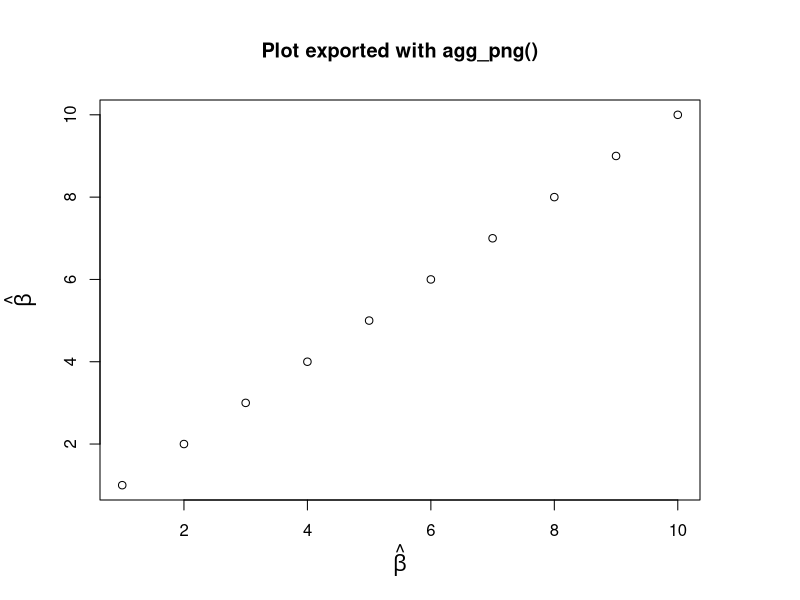
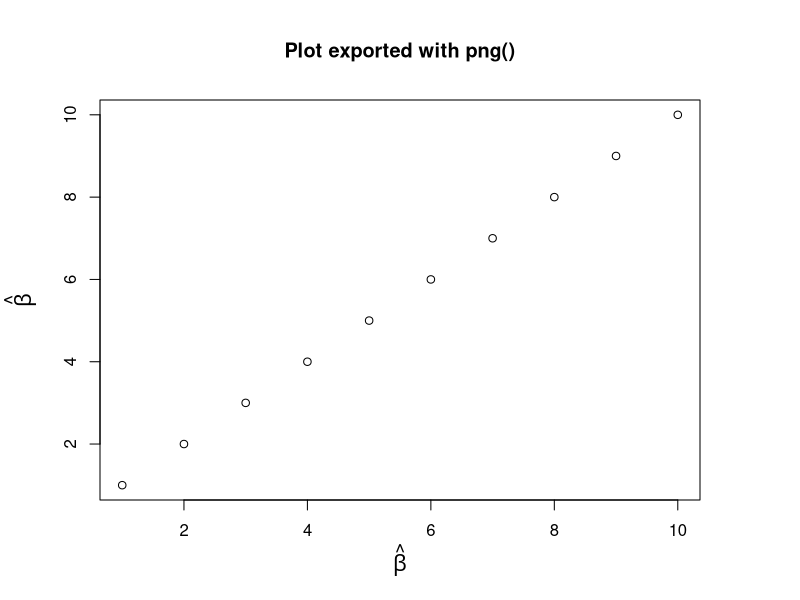
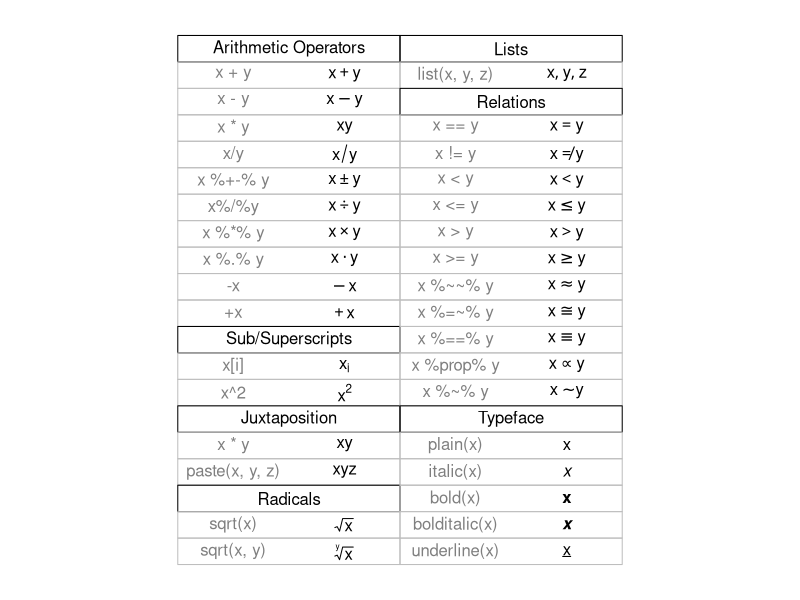
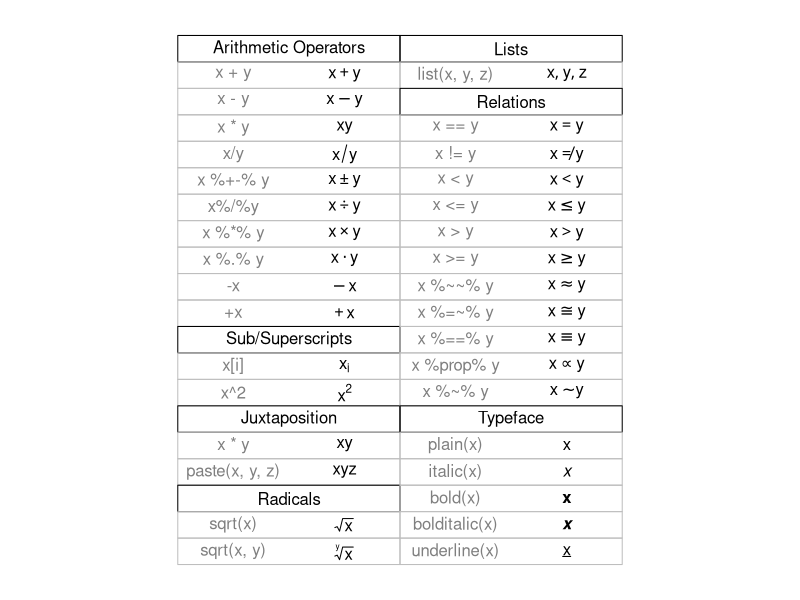
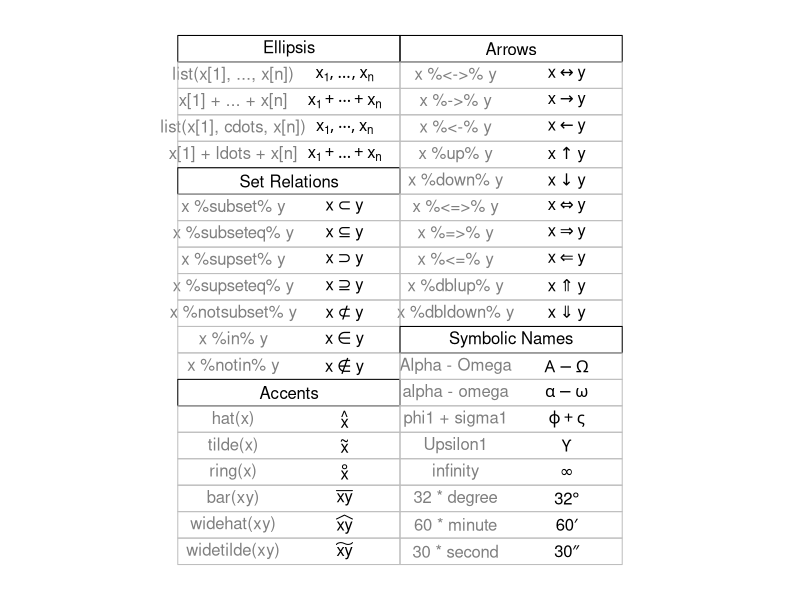
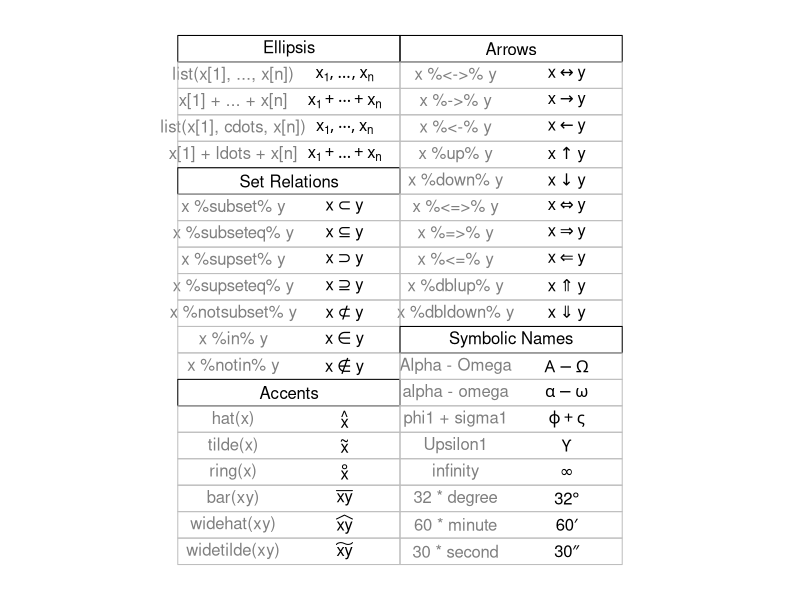
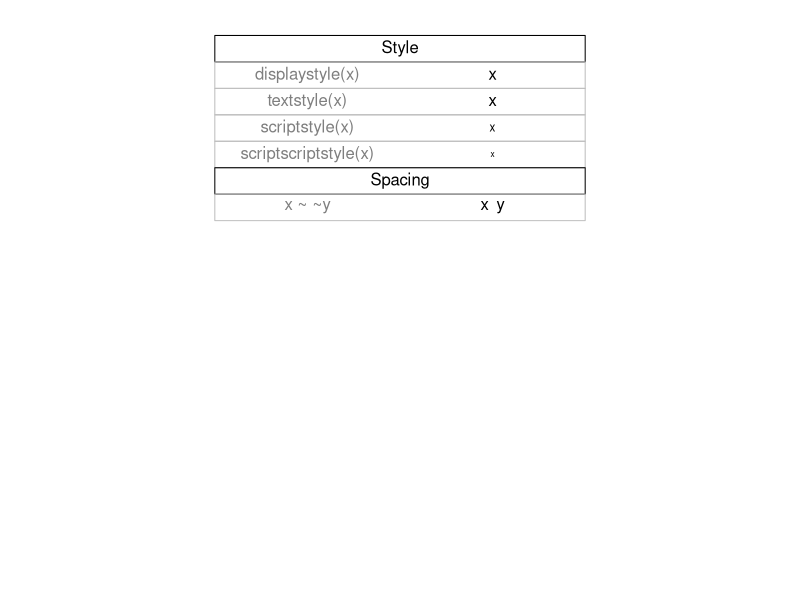
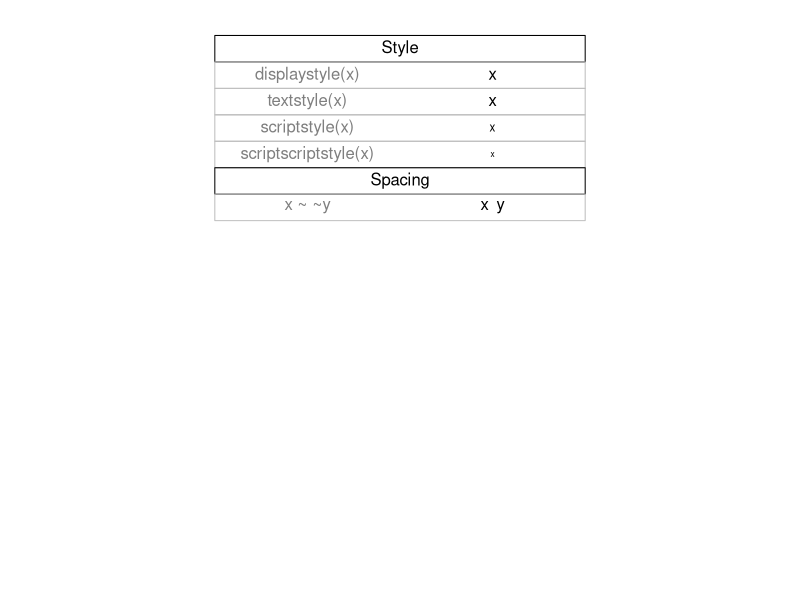

Write the R code that produced these figures, in order.
# Examples from grDevices::plotmath helpfil
if (Sys.info()['sysname'] == "Darwin") os <- "macos"
if (Sys.info()['sysname'] == "Linux") os <- "linux"
if (Sys.info()['sysname'] == "Windows") os <- "windows"

library(ragg)
library(glue)

systemfonts::register_variant("symbol", "Liberation Sans")

reso <- 300
scl <- reso/72

agg_png(glue('img/example-1-ragg-plot-{os}-liberationsans.png'), units = "px", res = reso, height = scl*480, width = scl*480)
par(mar = c(5, 5, 5, 5), cex.lab = 1.3)
plot(1:10, xlab = expression(hat(beta)), ylab = expression(hat(beta)))
title("Plot exported with agg_png()")
dev.off()

png(glue('img/example-1-png-plot-{os}-liberationsans.png'), units = "px", res = reso, height = scl*480, width = scl*480)
par(mar = c(5, 5, 5, 5), cex.lab = 1.3)
plot(1:10, xlab = expression(hat(beta)), ylab = expression(hat(beta)))
title("Plot exported with png()")
dev.off()

reso <- 300
scl <- reso/72

# demo 1
#  Copyright (C) 2002-2016 The R Core Team

require(datasets)
require(grDevices); require(graphics)

## --- "math annotation" in plots :

######
# create tables of mathematical annotation functionality
######
make.table <- function(nr, nc) {
  savepar <- par(mar=rep(0, 4), pty="s")
  plot(c(0, nc*2 + 1), c(0, -(nr + 1)),
       type="n", xlab="", ylab="", axes=FALSE)
  savepar
}

get.r <- function(i, nr) {
  i %% nr + 1
}

get.c <- function(i, nr) {
  i %/% nr + 1
}

draw.title.cell <- function(title, i, nr) {
  r <- get.r(i, nr)
  c <- get.c(i, nr)
  text(2*c - .5, -r, title)
  rect((2*(c - 1) + .5), -(r - .5), (2*c + .5), -(r + .5))
}

draw.plotmath.cell <- function(expr, i, nr, string = NULL) {
  r <- get.r(i, nr)
  c <- get.c(i, nr)
  if (is.null(string)) {
    string <- deparse(expr)
    string <- substr(string, 12, nchar(string) - 1)
  }
  text((2*(c - 1) + 1), -r, string, col="grey50")
  text((2*c), -r, expr, adj=c(.5,.5))
  rect((2*(c - 1) + .5), -(r - .5), (2*c + .5), -(r + .5), border="grey")
}

# demo 1 - ragg
nr <- 20
nc <- 2

agg_png(glue('img/demo-1-{os}-liberationsans.png'), units = "px", res = reso, height = scl*480, width = scl*480)
oldpar <- make.table(nr, nc)
i <- 0
draw.title.cell("Arithmetic Operators", i, nr); i <- i + 1
draw.plotmath.cell(expression(x + y), i, nr); i <- i + 1
draw.plotmath.cell(expression(x - y), i, nr); i <- i + 1
draw.plotmath.cell(expression(x * y), i, nr); i <- i + 1
draw.plotmath.cell(expression(x / y), i, nr); i <- i + 1
draw.plotmath.cell(expression(x %+-% y), i, nr); i <- i + 1
draw.plotmath.cell(expression(x %/% y), i, nr); i <- i + 1
draw.plotmath.cell(expression(x %*% y), i, nr); i <- i + 1
draw.plotmath.cell(expression(x %.% y), i, nr); i <- i + 1
draw.plotmath.cell(expression(-x), i, nr); i <- i + 1
draw.plotmath.cell(expression(+x), i, nr); i <- i + 1
draw.title.cell("Sub/Superscripts", i, nr); i <- i + 1
draw.plotmath.cell(expression(x[i]), i, nr); i <- i + 1
draw.plotmath.cell(expression(x^2), i, nr); i <- i + 1
draw.title.cell("Juxtaposition", i, nr); i <- i + 1
draw.plotmath.cell(expression(x * y), i, nr); i <- i + 1
draw.plotmath.cell(expression(paste(x, y, z)), i, nr); i <- i + 1
draw.title.cell("Radicals", i, nr); i <- i + 1
draw.plotmath.cell(expression(sqrt(x)), i, nr); i <- i + 1
draw.plotmath.cell(expression(sqrt(x, y)), i, nr); i <- i + 1
draw.title.cell("Lists", i, nr); i <- i + 1
draw.plotmath.cell(expression(list(x, y, z)), i, nr); i <- i + 1
draw.title.cell("Relations", i, nr); i <- i + 1
draw.plotmath.cell(expression(x == y), i, nr); i <- i + 1
draw.plotmath.cell(expression(x != y), i, nr); i <- i + 1
draw.plotmath.cell(expression(x < y), i, nr); i <- i + 1
draw.plotmath.cell(expression(x <= y), i, nr); i <- i + 1
draw.plotmath.cell(expression(x > y), i, nr); i <- i + 1
draw.plotmath.cell(expression(x >= y), i, nr); i <- i + 1
draw.plotmath.cell(expression(x %~~% y), i, nr); i <- i + 1
draw.plotmath.cell(expression(x %=~% y), i, nr); i <- i + 1
draw.plotmath.cell(expression(x %==% y), i, nr); i <- i + 1
draw.plotmath.cell(expression(x %prop% y), i, nr); i <- i + 1
draw.plotmath.cell(expression(x %~% y), i, nr); i <- i + 1
draw.title.cell("Typeface", i, nr); i <- i + 1
draw.plotmath.cell(expression(plain(x)), i, nr); i <- i + 1
draw.plotmath.cell(expression(italic(x)), i, nr); i <- i + 1
draw.plotmath.cell(expression(bold(x)), i, nr); i <- i + 1
draw.plotmath.cell(expression(bolditalic(x)), i, nr); i <- i + 1
draw.plotmath.cell(expression(underline(x)), i, nr); i <- i + 1
dev.off()

# demo 1 - png
nr <- 20
nc <- 2

png(glue('img/demo-1-{os}-png-liberationsans.png'), units = "px", res = reso, height = scl*480, width = scl*480)
oldpar <- make.table(nr, nc)
i <- 0
draw.title.cell("Arithmetic Operators", i, nr); i <- i + 1
draw.plotmath.cell(expression(x + y), i, nr); i <- i + 1
draw.plotmath.cell(expression(x - y), i, nr); i <- i + 1
draw.plotmath.cell(expression(x * y), i, nr); i <- i + 1
draw.plotmath.cell(expression(x / y), i, nr); i <- i + 1
draw.plotmath.cell(expression(x %+-% y), i, nr); i <- i + 1
draw.plotmath.cell(expression(x %/% y), i, nr); i <- i + 1
draw.plotmath.cell(expression(x %*% y), i, nr); i <- i + 1
draw.plotmath.cell(expression(x %.% y), i, nr); i <- i + 1
draw.plotmath.cell(expression(-x), i, nr); i <- i + 1
draw.plotmath.cell(expression(+x), i, nr); i <- i + 1
draw.title.cell("Sub/Superscripts", i, nr); i <- i + 1
draw.plotmath.cell(expression(x[i]), i, nr); i <- i + 1
draw.plotmath.cell(expression(x^2), i, nr); i <- i + 1
draw.title.cell("Juxtaposition", i, nr); i <- i + 1
draw.plotmath.cell(expression(x * y), i, nr); i <- i + 1
draw.plotmath.cell(expression(paste(x, y, z)), i, nr); i <- i + 1
draw.title.cell("Radicals", i, nr); i <- i + 1
draw.plotmath.cell(expression(sqrt(x)), i, nr); i <- i + 1
draw.plotmath.cell(expression(sqrt(x, y)), i, nr); i <- i + 1
draw.title.cell("Lists", i, nr); i <- i + 1
draw.plotmath.cell(expression(list(x, y, z)), i, nr); i <- i + 1
draw.title.cell("Relations", i, nr); i <- i + 1
draw.plotmath.cell(expression(x == y), i, nr); i <- i + 1
draw.plotmath.cell(expression(x != y), i, nr); i <- i + 1
draw.plotmath.cell(expression(x < y), i, nr); i <- i + 1
draw.plotmath.cell(expression(x <= y), i, nr); i <- i + 1
draw.plotmath.cell(expression(x > y), i, nr); i <- i + 1
draw.plotmath.cell(expression(x >= y), i, nr); i <- i + 1
draw.plotmath.cell(expression(x %~~% y), i, nr); i <- i + 1
draw.plotmath.cell(expression(x %=~% y), i, nr); i <- i + 1
draw.plotmath.cell(expression(x %==% y), i, nr); i <- i + 1
draw.plotmath.cell(expression(x %prop% y), i, nr); i <- i + 1
draw.plotmath.cell(expression(x %~% y), i, nr); i <- i + 1
draw.title.cell("Typeface", i, nr); i <- i + 1
draw.plotmath.cell(expression(plain(x)), i, nr); i <- i + 1
draw.plotmath.cell(expression(italic(x)), i, nr); i <- i + 1
draw.plotmath.cell(expression(bold(x)), i, nr); i <- i + 1
draw.plotmath.cell(expression(bolditalic(x)), i, nr); i <- i + 1
draw.plotmath.cell(expression(underline(x)), i, nr); i <- i + 1
dev.off()

# demo 2 - ragg
agg_png(glue('img/demo-2-{os}-liberationsans.png'), units = "px", res = reso, height = scl*480, width = scl*480)
# Need fewer, wider columns for ellipsis ...
nr <- 20
nc <- 2
make.table(nr, nc)
i <- 0
draw.title.cell("Ellipsis", i, nr); i <- i + 1
draw.plotmath.cell(expression(list(x[1], ..., x[n])), i, nr); i <- i + 1
draw.plotmath.cell(expression(x[1] + ... + x[n]), i, nr); i <- i + 1
draw.plotmath.cell(expression(list(x[1], cdots, x[n])), i, nr); i <- i + 1
draw.plotmath.cell(expression(x[1] + ldots + x[n]), i, nr); i <- i + 1
draw.title.cell("Set Relations", i, nr); i <- i + 1
draw.plotmath.cell(expression(x %subset% y), i, nr); i <- i + 1
draw.plotmath.cell(expression(x %subseteq% y), i, nr); i <- i + 1
draw.plotmath.cell(expression(x %supset% y), i, nr); i <- i + 1
draw.plotmath.cell(expression(x %supseteq% y), i, nr); i <- i + 1
draw.plotmath.cell(expression(x %notsubset% y), i, nr); i <- i + 1
draw.plotmath.cell(expression(x %in% y), i, nr); i <- i + 1
draw.plotmath.cell(expression(x %notin% y), i, nr); i <- i + 1
draw.title.cell("Accents", i, nr); i <- i + 1
draw.plotmath.cell(expression(hat(x)), i, nr); i <- i + 1
draw.plotmath.cell(expression(tilde(x)), i, nr); i <- i + 1
draw.plotmath.cell(expression(ring(x)), i, nr); i <- i + 1
draw.plotmath.cell(expression(bar(xy)), i, nr); i <- i + 1
draw.plotmath.cell(expression(widehat(xy)), i, nr); i <- i + 1
draw.plotmath.cell(expression(widetilde(xy)), i, nr); i <- i + 1
draw.title.cell("Arrows", i, nr); i <- i + 1
draw.plotmath.cell(expression(x %<->% y), i, nr); i <- i + 1
draw.plotmath.cell(expression(x %->% y), i, nr); i <- i + 1
draw.plotmath.cell(expression(x %<-% y), i, nr); i <- i + 1
draw.plotmath.cell(expression(x %up% y), i, nr); i <- i + 1
draw.plotmath.cell(expression(x %down% y), i, nr); i <- i + 1
draw.plotmath.cell(expression(x %<=>% y), i, nr); i <- i + 1
draw.plotmath.cell(expression(x %=>% y), i, nr); i <- i + 1
draw.plotmath.cell(expression(x %<=% y), i, nr); i <- i + 1
draw.plotmath.cell(expression(x %dblup% y), i, nr); i <- i + 1
draw.plotmath.cell(expression(x %dbldown% y), i, nr); i <- i + 1
draw.title.cell("Symbolic Names", i, nr); i <- i + 1
draw.plotmath.cell(expression(Alpha - Omega), i, nr); i <- i + 1
draw.plotmath.cell(expression(alpha - omega), i, nr); i <- i + 1
draw.plotmath.cell(expression(phi1 + sigma1), i, nr); i <- i + 1
draw.plotmath.cell(expression(Upsilon1), i, nr); i <- i + 1
draw.plotmath.cell(expression(infinity), i, nr); i <- i + 1
draw.plotmath.cell(expression(32 * degree), i, nr); i <- i + 1
draw.plotmath.cell(expression(60 * minute), i, nr); i <- i + 1
draw.plotmath.cell(expression(30 * second), i, nr); i <- i + 1
dev.off()

# demo 2 - png
png(glue('img/demo-2-{os}-png-liberationsans.png'), units = "px", res = reso, height = scl*480, width = scl*480)
# Need fewer, wider columns for ellipsis ...
nr <- 20
nc <- 2
make.table(nr, nc)
i <- 0
draw.title.cell("Ellipsis", i, nr); i <- i + 1
draw.plotmath.cell(expression(list(x[1], ..., x[n])), i, nr); i <- i + 1
draw.plotmath.cell(expression(x[1] + ... + x[n]), i, nr); i <- i + 1
draw.plotmath.cell(expression(list(x[1], cdots, x[n])), i, nr); i <- i + 1
draw.plotmath.cell(expression(x[1] + ldots + x[n]), i, nr); i <- i + 1
draw.title.cell("Set Relations", i, nr); i <- i + 1
draw.plotmath.cell(expression(x %subset% y), i, nr); i <- i + 1
draw.plotmath.cell(expression(x %subseteq% y), i, nr); i <- i + 1
draw.plotmath.cell(expression(x %supset% y), i, nr); i <- i + 1
draw.plotmath.cell(expression(x %supseteq% y), i, nr); i <- i + 1
draw.plotmath.cell(expression(x %notsubset% y), i, nr); i <- i + 1
draw.plotmath.cell(expression(x %in% y), i, nr); i <- i + 1
draw.plotmath.cell(expression(x %notin% y), i, nr); i <- i + 1
draw.title.cell("Accents", i, nr); i <- i + 1
draw.plotmath.cell(expression(hat(x)), i, nr); i <- i + 1
draw.plotmath.cell(expression(tilde(x)), i, nr); i <- i + 1
draw.plotmath.cell(expression(ring(x)), i, nr); i <- i + 1
draw.plotmath.cell(expression(bar(xy)), i, nr); i <- i + 1
draw.plotmath.cell(expression(widehat(xy)), i, nr); i <- i + 1
draw.plotmath.cell(expression(widetilde(xy)), i, nr); i <- i + 1
draw.title.cell("Arrows", i, nr); i <- i + 1
draw.plotmath.cell(expression(x %<->% y), i, nr); i <- i + 1
draw.plotmath.cell(expression(x %->% y), i, nr); i <- i + 1
draw.plotmath.cell(expression(x %<-% y), i, nr); i <- i + 1
draw.plotmath.cell(expression(x %up% y), i, nr); i <- i + 1
draw.plotmath.cell(expression(x %down% y), i, nr); i <- i + 1
draw.plotmath.cell(expression(x %<=>% y), i, nr); i <- i + 1
draw.plotmath.cell(expression(x %=>% y), i, nr); i <- i + 1
draw.plotmath.cell(expression(x %<=% y), i, nr); i <- i + 1
draw.plotmath.cell(expression(x %dblup% y), i, nr); i <- i + 1
draw.plotmath.cell(expression(x %dbldown% y), i, nr); i <- i + 1
draw.title.cell("Symbolic Names", i, nr); i <- i + 1
draw.plotmath.cell(expression(Alpha - Omega), i, nr); i <- i + 1
draw.plotmath.cell(expression(alpha - omega), i, nr); i <- i + 1
draw.plotmath.cell(expression(phi1 + sigma1), i, nr); i <- i + 1
draw.plotmath.cell(expression(Upsilon1), i, nr); i <- i + 1
draw.plotmath.cell(expression(infinity), i, nr); i <- i + 1
draw.plotmath.cell(expression(32 * degree), i, nr); i <- i + 1
draw.plotmath.cell(expression(60 * minute), i, nr); i <- i + 1
draw.plotmath.cell(expression(30 * second), i, nr); i <- i + 1
dev.off()

# demo 3 - ragg
agg_png(glue('img/demo-3-{os}-liberationsans.png'), units = "px", res = reso, height = scl*480, width = scl*480)
# Need even fewer, wider columns for typeface and style ...
nr <- 20
nc <- 1
make.table(nr, nc)
i <- 0
draw.title.cell("Style", i, nr); i <- i + 1
draw.plotmath.cell(expression(displaystyle(x)), i, nr); i <- i + 1
draw.plotmath.cell(expression(textstyle(x)), i, nr); i <- i + 1
draw.plotmath.cell(expression(scriptstyle(x)), i, nr); i <- i + 1
draw.plotmath.cell(expression(scriptscriptstyle(x)), i, nr); i <- i + 1
draw.title.cell("Spacing", i, nr); i <- i + 1
draw.plotmath.cell(expression(x ~~ y), i, nr); i <- i + 1
dev.off()

# demo 3 - png
png(glue('img/demo-3-{os}-png-liberationsans.png'), units = "px", res = reso, height = scl*480, width = scl*480)
# Need even fewer, wider columns for typeface and style ...
nr <- 20
nc <- 1
make.table(nr, nc)
i <- 0
draw.title.cell("Style", i, nr); i <- i + 1
draw.plotmath.cell(expression(displaystyle(x)), i, nr); i <- i + 1
draw.plotmath.cell(expression(textstyle(x)), i, nr); i <- i + 1
draw.plotmath.cell(expression(scriptstyle(x)), i, nr); i <- i + 1
draw.plotmath.cell(expression(scriptscriptstyle(x)), i, nr); i <- i + 1
draw.title.cell("Spacing", i, nr); i <- i + 1
draw.plotmath.cell(expression(x ~~ y), i, nr); i <- i + 1
dev.off()

# demo 4 - ragg
agg_png(glue('img/demo-4-{os}-liberationsans.png'), units = "px", res = reso, height = scl*480, width = scl*480)
# Need fewer, taller rows for fractions ...
# cheat a bit to save pages
# par(new = TRUE)
nr <- 10
nc <- 1
make.table(nr, nc)
i <- 4
draw.plotmath.cell(expression(x + phantom(0) + y), i, nr); i <- i + 1
draw.plotmath.cell(expression(x + over(1, phantom(0))), i, nr); i <- i + 1
draw.title.cell("Fractions", i, nr); i <- i + 1
draw.plotmath.cell(expression(frac(x, y)), i, nr); i <- i + 1
draw.plotmath.cell(expression(over(x, y)), i, nr); i <- i + 1
draw.plotmath.cell(expression(atop(x, y)), i, nr); i <- i + 1
dev.off()

# demo 4 - png
png(glue('img/demo-4-{os}-png-liberationsans.png'), units = "px", res = reso, height = scl*480, width = scl*480)
# Need fewer, taller rows for fractions ...
# cheat a bit to save pages
# par(new = TRUE)
nr <- 10
nc <- 1
make.table(nr, nc)
i <- 4
draw.plotmath.cell(expression(x + phantom(0) + y), i, nr); i <- i + 1
draw.plotmath.cell(expression(x + over(1, phantom(0))), i, nr); i <- i + 1
draw.title.cell("Fractions", i, nr); i <- i + 1
draw.plotmath.cell(expression(frac(x, y)), i, nr); i <- i + 1
draw.plotmath.cell(expression(over(x, y)), i, nr); i <- i + 1
draw.plotmath.cell(expression(atop(x, y)), i, nr); i <- i + 1
dev.off()

# demo 5 - ragg
agg_png(glue('img/demo-5-{os}-liberationsans.png'), units = "px", res = reso, height = scl*480, width = scl*480)
# Need fewer, taller rows and fewer, wider columns for big operators ...
nr <- 10
nc <- 1
make.table(nr, nc)
i <- 0
draw.title.cell("Big Operators", i, nr); i <- i + 1
draw.plotmath.cell(expression(sum(x[i], i=1, n)), i, nr); i <- i + 1
draw.plotmath.cell(expression(prod(plain(P)(X == x), x)), i, nr); i <- i + 1
draw.plotmath.cell(expression(integral(f(x) * dx, a, b)), i, nr); i <- i + 1
draw.plotmath.cell(expression(union(A[i], i==1, n)), i, nr); i <- i + 1
draw.plotmath.cell(expression(intersect(A[i], i==1, n)), i, nr); i <- i + 1
draw.plotmath.cell(expression(lim(f(x), x %->% 0)), i, nr); i <- i + 1
draw.plotmath.cell(expression(min(g(x), x >= 0)), i, nr); i <- i + 1
draw.plotmath.cell(expression(inf(S)), i, nr); i <- i + 1
draw.plotmath.cell(expression(sup(S)), i, nr); i <- i + 1
dev.off()

# demo 5 - png
png(glue('img/demo-5-{os}-png-liberationsans.png'), units = "px", res = reso, height = scl*480, width = scl*480)
# Need fewer, taller rows and fewer, wider columns for big operators ...
nr <- 10
nc <- 1
make.table(nr, nc)
i <- 0
draw.title.cell("Big Operators", i, nr); i <- i + 1
draw.plotmath.cell(expression(sum(x[i], i=1, n)), i, nr); i <- i + 1
draw.plotmath.cell(expression(prod(plain(P)(X == x), x)), i, nr); i <- i + 1
draw.plotmath.cell(expression(integral(f(x) * dx, a, b)), i, nr); i <- i + 1
draw.plotmath.cell(expression(union(A[i], i==1, n)), i, nr); i <- i + 1
draw.plotmath.cell(expression(intersect(A[i], i==1, n)), i, nr); i <- i + 1
draw.plotmath.cell(expression(lim(f(x), x %->% 0)), i, nr); i <- i + 1
draw.plotmath.cell(expression(min(g(x), x >= 0)), i, nr); i <- i + 1
draw.plotmath.cell(expression(inf(S)), i, nr); i <- i + 1
draw.plotmath.cell(expression(sup(S)), i, nr); i <- i + 1
dev.off()

# demo 6 - ragg
agg_png(glue('img/demo-6-{os}-liberationsans.png'), units = "px", res = reso, height = scl*480, width = scl*480)
nr <- 12
nc <- 1
make.table(nr, nc)
i <- 0
draw.title.cell("Grouping", i, nr); i <- i + 1
# Those involving '{ . }' have to be done "by hand"
draw.plotmath.cell(expression({}(x , y)), i, nr, string="{}(x, y)"); i <- i + 1
draw.plotmath.cell(expression((x + y)*z), i, nr); i <- i + 1
draw.plotmath.cell(expression(x^y + z),   i, nr); i <- i + 1
draw.plotmath.cell(expression(x^(y + z)), i, nr); i <- i + 1
draw.plotmath.cell(expression(x^{y + z}), i, nr, string="x^{y + z}"); i <- i + 1
draw.plotmath.cell(expression(group("(", list(a, b), "]")), i, nr); i <- i + 1
draw.plotmath.cell(expression(bgroup("(", atop(x, y), ")")), i, nr); i <- i + 1
draw.plotmath.cell(expression(group(lceil, x, rceil)), i, nr); i <- i + 1
draw.plotmath.cell(expression(group(lfloor, x, rfloor)), i, nr); i <- i + 1
draw.plotmath.cell(expression(group(langle, list(x, y), rangle)), i, nr); i <- i + 1
draw.plotmath.cell(expression(group("|", x, "|")), i, nr); i <- i + 1
dev.off()

# demo 6 - png
png(glue('img/demo-6-{os}-png-liberationsans.png'), units = "px", res = reso, height = scl*480, width = scl*480)
nr <- 12
nc <- 1
make.table(nr, nc)
i <- 0
draw.title.cell("Grouping", i, nr); i <- i + 1
# Those involving '{ . }' have to be done "by hand"
draw.plotmath.cell(expression({}(x , y)), i, nr, string="{}(x, y)"); i <- i + 1
draw.plotmath.cell(expression((x + y)*z), i, nr); i <- i + 1
draw.plotmath.cell(expression(x^y + z),   i, nr); i <- i + 1
draw.plotmath.cell(expression(x^(y + z)), i, nr); i <- i + 1
draw.plotmath.cell(expression(x^{y + z}), i, nr, string="x^{y + z}"); i <- i + 1
draw.plotmath.cell(expression(group("(", list(a, b), "]")), i, nr); i <- i + 1
draw.plotmath.cell(expression(bgroup("(", atop(x, y), ")")), i, nr); i <- i + 1
draw.plotmath.cell(expression(group(lceil, x, rceil)), i, nr); i <- i + 1
draw.plotmath.cell(expression(group(lfloor, x, rfloor)), i, nr); i <- i + 1
draw.plotmath.cell(expression(group(langle, list(x, y), rangle)), i, nr); i <- i + 1
draw.plotmath.cell(expression(group("|", x, "|")), i, nr); i <- i + 1
dev.off()

par(oldpar)

reso <- 300
scl <- reso/72

# Example 1 - ragg
agg_png(glue('img/plotmath-ex1-{os}-liberationsans.png'), units = "px", res = reso, height = scl*480, width = scl*480)
x <- seq(-4, 4, length.out = 101)
y <- cbind(sin(x), cos(x))
matplot(x, y, type = "l", xaxt = "n",
        main = expression(paste(plain(sin) * phi, "  and  ",
                                plain(cos) * phi)),
        ylab = expression("sin" * phi, "cos" * phi), # only 1st is taken
        xlab = expression(paste("Phase Angle ", phi)),
        col.main = "blue")
axis(1, at = c(-pi, -pi/2, 0, pi/2, pi),
     labels = expression(-pi, -pi/2, 0, pi/2, pi))
dev.off()

# Example 1 - png
png(glue('img/plotmath-ex1-{os}-png-liberationsans.png'), units = "px", res = reso, height = scl*480, width = scl*480)
x <- seq(-4, 4, length.out = 101)
y <- cbind(sin(x), cos(x))
matplot(x, y, type = "l", xaxt = "n",
        main = expression(paste(plain(sin) * phi, "  and  ",
                                plain(cos) * phi)),
        ylab = expression("sin" * phi, "cos" * phi), # only 1st is taken
        xlab = expression(paste("Phase Angle ", phi)),
        col.main = "blue")
axis(1, at = c(-pi, -pi/2, 0, pi/2, pi),
     labels = expression(-pi, -pi/2, 0, pi/2, pi))
dev.off()

# Example 2 - ragg
## How to combine "math" and numeric variables :
agg_png(glue('img/plotmath-ex2-{os}-liberationsans.png'), units = "px", res = reso, height = scl*480, width = scl*480)
plot(1:10, type="n", xlab="", ylab="", main = "plot math & numbers")
theta <- 1.23 ; mtext(bquote(hat(theta) == .(theta)), line= .25)
for(i in 2:9)
  text(i, i+1, substitute(list(xi, eta) == group("(",list(x,y),")"),
                          list(x = i, y = i+1)))
## note that both of these use calls rather than expressions.
##
text(1, 10,  "Derivatives:", adj = 0)
text(1, 9.6, expression(
  "             first: {f * minute}(x) " == {f * minute}(x)), adj = 0)
text(1, 9.0, expression(
  "     second: {f * second}(x) "        == {f * second}(x)), adj = 0)
dev.off()

# Example 2 - png
## How to combine "math" and numeric variables :
png(glue('img/plotmath-ex2-{os}-png-liberationsans.png'), units = "px", res = reso, height = scl*480, width = scl*480)
plot(1:10, type="n", xlab="", ylab="", main = "plot math & numbers")
theta <- 1.23 ; mtext(bquote(hat(theta) == .(theta)), line= .25)
for(i in 2:9)
  text(i, i+1, substitute(list(xi, eta) == group("(",list(x,y),")"),
                          list(x = i, y = i+1)))
## note that both of these use calls rather than expressions.
##
text(1, 10,  "Derivatives:", adj = 0)
text(1, 9.6, expression(
  "             first: {f * minute}(x) " == {f * minute}(x)), adj = 0)
text(1, 9.0, expression(
  "     second: {f * second}(x) "        == {f * second}(x)), adj = 0)
dev.off()

# Example 3 - ragg
## note the "{ .. }" trick to get "chained" equations:
agg_png(glue('img/plotmath-ex3-{os}-liberationsans.png'), units = "px", res = reso, height = scl*480, width = scl*480)
plot(1:10, 1:10, main = quote(1 <= {1 < 2}))
text(4, 9, expression(hat(beta) == (X^t * X)^{-1} * X^t * y))
text(4, 8.4, "expression(hat(beta) == (X^t * X)^{-1} * X^t * y)",
     cex = .8)
text(4, 7, expression(bar(x) == sum(frac(x[i], n), i==1, n)))
text(4, 6.4, "expression(bar(x) == sum(frac(x[i], n), i==1, n))",
     cex = .8)
text(8, 5, expression(paste(frac(1, sigma*sqrt(2*pi)), " ",
                            plain(e)^{frac(-(x-mu)^2, 2*sigma^2)})),
     cex = 1.2)
dev.off()

# Example 3 - png
## note the "{ .. }" trick to get "chained" equations:
png(glue('img/plotmath-ex3-{os}-png-liberationsans.png'), units = "px", res = reso, height = scl*480, width = scl*480)
plot(1:10, 1:10, main = quote(1 <= {1 < 2}))
text(4, 9, expression(hat(beta) == (X^t * X)^{-1} * X^t * y))
text(4, 8.4, "expression(hat(beta) == (X^t * X)^{-1} * X^t * y)",
     cex = .8)
text(4, 7, expression(bar(x) == sum(frac(x[i], n), i==1, n)))
text(4, 6.4, "expression(bar(x) == sum(frac(x[i], n), i==1, n))",
     cex = .8)
text(8, 5, expression(paste(frac(1, sigma*sqrt(2*pi)), " ",
                            plain(e)^{frac(-(x-mu)^2, 2*sigma^2)})),
     cex = 1.2)
dev.off()

# Example 4 - ragg
## some other useful symbols
agg_png(glue('img/plotmath-ex4-{os}-liberationsans.png'), units = "px", res = reso, height = scl*480, width = scl*480)
plot.new(); plot.window(c(0,4), c(15,1))
text(1, 1, "universal", adj = 0); text(2.5, 1,  "\\042")
text(3, 1, expression(symbol("\042")))
text(1, 2, "existential", adj = 0); text(2.5, 2,  "\\044")
text(3, 2, expression(symbol("\044")))
text(1, 3, "suchthat", adj = 0); text(2.5, 3,  "\\047")
text(3, 3, expression(symbol("\047")))
text(1, 4, "therefore", adj = 0); text(2.5, 4,  "\\134")
text(3, 4, expression(symbol("\134")))
text(1, 5, "perpendicular", adj = 0); text(2.5, 5,  "\\136")
text(3, 5, expression(symbol("\136")))
text(1, 6, "circlemultiply", adj = 0); text(2.5, 6,  "\\304")
text(3, 6, expression(symbol("\304")))
text(1, 7, "circleplus", adj = 0); text(2.5, 7,  "\\305")
text(3, 7, expression(symbol("\305")))
text(1, 8, "emptyset", adj = 0); text(2.5, 8,  "\\306")
text(3, 8, expression(symbol("\306")))
text(1, 9, "angle", adj = 0); text(2.5, 9,  "\\320")
text(3, 9, expression(symbol("\320")))
text(1, 10, "leftangle", adj = 0); text(2.5, 10,  "\\341")
text(3, 10, expression(symbol("\341")))
text(1, 11, "rightangle", adj = 0); text(2.5, 11,  "\\361")
text(3, 11, expression(symbol("\361")))
dev.off()

# Example 4 - ragg
## some other useful symbols
png(glue('img/plotmath-ex4-{os}-png-liberationsans.png'), units = "px", res = reso, height = scl*480, width = scl*480)
plot.new(); plot.window(c(0,4), c(15,1))
text(1, 1, "universal", adj = 0); text(2.5, 1,  "\\042")
text(3, 1, expression(symbol("\042")))
text(1, 2, "existential", adj = 0); text(2.5, 2,  "\\044")
text(3, 2, expression(symbol("\044")))
text(1, 3, "suchthat", adj = 0); text(2.5, 3,  "\\047")
text(3, 3, expression(symbol("\047")))
text(1, 4, "therefore", adj = 0); text(2.5, 4,  "\\134")
text(3, 4, expression(symbol("\134")))
text(1, 5, "perpendicular", adj = 0); text(2.5, 5,  "\\136")
text(3, 5, expression(symbol("\136")))
text(1, 6, "circlemultiply", adj = 0); text(2.5, 6,  "\\304")
text(3, 6, expression(symbol("\304")))
text(1, 7, "circleplus", adj = 0); text(2.5, 7,  "\\305")
text(3, 7, expression(symbol("\305")))
text(1, 8, "emptyset", adj = 0); text(2.5, 8,  "\\306")
text(3, 8, expression(symbol("\306")))
text(1, 9, "angle", adj = 0); text(2.5, 9,  "\\320")
text(3, 9, expression(symbol("\320")))
text(1, 10, "leftangle", adj = 0); text(2.5, 10,  "\\341")
text(3, 10, expression(symbol("\341")))
text(1, 11, "rightangle", adj = 0); text(2.5, 11,  "\\361")
text(3, 11, expression(symbol("\361")))
dev.off()

agg_png(glue('img/issue-89-{os}.png'), units = "px", res = reso, height = scl*480, width = scl*480)
plot(data = mtcars, disp ~ mpg, xlab = expression("efficiency" ~ mpg^-1))
dev.off()

# issue 193
library(grid)

# Render as text grobs
vals <- c("Sr", "Fe")
grobs <- lapply(vals, textGrob)

# Confirm label is correct
grobs[[1]]$label
grobs[[2]]$label

# Create device for temp file
agg_png(glue('issue-193-{os}.png'))

# Draw the grobs
grid.newpage()
grid.draw(grobs[[1]])
grid.draw(grobs[[2]])

dev.off()
